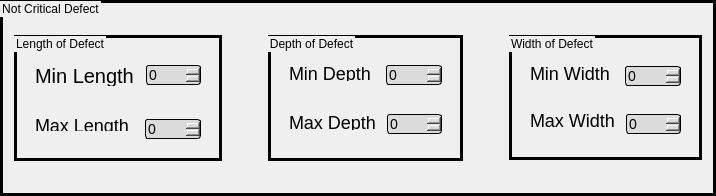
                                  <widget class="QGroupBox" name="groupBox_14">
                                   <property name="minimumSize">
                                    <size>
                                     <width>361</width>
                                     <height>196</height>
                                    </size>
                                   </property>
                                   <property name="maximumSize">
                                    <size>
                                     <width>1287</width>
                                     <height>590</height>
                                    </size>
                                   </property>
                                   <property name="styleSheet">
                                    <string notr="true">font: 16pt &quot;Mongolian Baiti&quot;;
border:3px solid back</string>
                                   </property>
                                   <property name="title">
                                    <string>Not Critical Defect</string>
                                   </property>
                                   <layout class="QHBoxLayout" name="horizontalLayout_37">
                                    <item>
                                     <widget class="QGroupBox" name="groupBox_16">
                                      <property name="maximumSize">
                                       <size>
                                        <width>16777215</width>
                                        <height>126</height>
                                       </size>
                                      </property>
                                      <property name="styleSheet">
                                       <string notr="true">font: 14pt &quot;Mongolian Baiti&quot;;
border: 3px solid back</string>
                                      </property>
                                      <property name="title">
                                       <string>Length of Defect</string>
                                      </property>
                                      <layout class="QVBoxLayout" name="verticalLayout_27">
                                       <item>
                                        <widget class="QFrame" name="frame_88">
                                         <property name="minimumSize">
                                          <size>
                                           <width>0</width>
                                           <height>0</height>
                                          </size>
                                         </property>
                                         <property name="maximumSize">
                                          <size>
                                           <width>16777215</width>
                                           <height>39</height>
                                          </size>
                                         </property>
                                         <property name="styleSheet">
                                          <string notr="true">border: no</string>
                                         </property>
                                         <property name="frameShape">
                                          <enum>QFrame::StyledPanel</enum>
                                         </property>
                                         <property name="frameShadow">
                                          <enum>QFrame::Raised</enum>
                                         </property>
                                         <layout class="QHBoxLayout" name="horizontalLayout_78">
                                          <item>
                                           <widget class="QLabel" name="label_55">
                                            <property name="styleSheet">
                                             <string notr="true">font-size:20px;
font: 13pt &quot;Mongolian Baiti&quot;;
border: no</string>
                                            </property>
                                            <property name="text">
                                             <string>Min Length </string>
                                            </property>
                                           </widget>
                                          </item>
                                          <item>
                                           <widget class="QSpinBox" name="lenght_not_critical">
                                            <property name="minimumSize">
                                             <size>
                                              <width>45</width>
                                              <height>20</height>
                                             </size>
                                            </property>
                                            <property name="maximumSize">
                                             <size>
                                              <width>56</width>
                                              <height>16777215</height>
                                             </size>
                                            </property>
                                            <property name="styleSheet">
                                             <string notr="true">background-color :rgb(219, 219, 219);
font-size:14px;
border-style: solid;
border-width: 1;
border-radius: 3;</string>
                                            </property>
                                            <property name="maximum">
                                             <number>1000</number>
                                            </property>
                                           </widget>
                                          </item>
                                         </layout>
                                        </widget>
                                       </item>
                                       <item>
                                        <widget class="QFrame" name="frame_18">
                                         <property name="maximumSize">
                                          <size>
                                           <width>16777215</width>
                                           <height>30</height>
                                          </size>
                                         </property>
                                         <property name="styleSheet">
                                          <string notr="true">border: no</string>
                                         </property>
                                         <property name="frameShape">
                                          <enum>QFrame::StyledPanel</enum>
                                         </property>
                                         <property name="frameShadow">
                                          <enum>QFrame::Raised</enum>
                                         </property>
                                         <layout class="QHBoxLayout" name="horizontalLayout_32">
                                          <item>
                                           <widget class="QLabel" name="label_19">
                                            <property name="styleSheet">
                                             <string notr="true">font-size:18px;
font: 13pt &quot;Mongolian Baiti&quot;;
border: no</string>
                                            </property>
                                            <property name="text">
                                             <string>Max Length</string>
                                            </property>
                                           </widget>
                                          </item>
                                          <item>
                                           <widget class="QSpinBox" name="lenght_not_critical_Max">
                                            <property name="minimumSize">
                                             <size>
                                              <width>0</width>
                                              <height>20</height>
                                             </size>
                                            </property>
                                            <property name="maximumSize">
                                             <size>
                                              <width>56</width>
                                              <height>16777215</height>
                                             </size>
                                            </property>
                                            <property name="styleSheet">
                                             <string notr="true">background-color :rgb(219, 219, 219);
font-size:14px;
border-style: solid;
border-width: 1;
border-radius: 3;</string>
                                            </property>
                                            <property name="maximum">
                                             <number>1000</number>
                                            </property>
                                           </widget>
                                          </item>
                                         </layout>
                                        </widget>
                                       </item>
                                      </layout>
                                     </widget>
                                    </item>
                                    <item>
                                     <spacer name="horizontalSpacer_17">
                                      <property name="orientation">
                                       <enum>Qt::Horizontal</enum>
                                      </property>
                                      <property name="sizeType">
                                       <enum>QSizePolicy::Fixed</enum>
                                      </property>
                                      <property name="sizeHint" stdset="0">
                                       <size>
                                        <width>40</width>
                                        <height>20</height>
                                       </size>
                                      </property>
                                     </spacer>
                                    </item>
                                    <item>
                                     <widget class="QGroupBox" name="groupBox_15">
                                      <property name="minimumSize">
                                       <size>
                                        <width>0</width>
                                        <height>81</height>
                                       </size>
                                      </property>
                                      <property name="maximumSize">
                                       <size>
                                        <width>16777215</width>
                                        <height>126</height>
                                       </size>
                                      </property>
                                      <property name="baseSize">
                                       <size>
                                        <width>1</width>
                                        <height>0</height>
                                       </size>
                                      </property>
                                      <property name="styleSheet">
                                       <string notr="true">font: 14pt &quot;Mongolian Baiti&quot;;
border: 3px solid back</string>
                                      </property>
                                      <property name="title">
                                       <string>Depth of Defect</string>
                                      </property>
                                      <layout class="QVBoxLayout" name="verticalLayout_6">
                                       <item>
                                        <widget class="QFrame" name="frame_87">
                                         <property name="maximumSize">
                                          <size>
                                           <width>16777215</width>
                                           <height>34</height>
                                          </size>
                                         </property>
                                         <property name="styleSheet">
                                          <string notr="true">font-size:18px;
font: 12pt &quot;Mongolian Baiti&quot;;
border: no
</string>
                                         </property>
                                         <property name="frameShape">
                                          <enum>QFrame::StyledPanel</enum>
                                         </property>
                                         <property name="frameShadow">
                                          <enum>QFrame::Raised</enum>
                                         </property>
                                         <layout class="QHBoxLayout" name="horizontalLayout_77">
                                          <item>
                                           <widget class="QLabel" name="label_54">
                                            <property name="styleSheet">
                                             <string notr="true">font-size:18px;
font: 13pt &quot;Mongolian Baiti&quot;;
border: no</string>
                                            </property>
                                            <property name="text">
                                             <string>Min Depth </string>
                                            </property>
                                           </widget>
                                          </item>
                                          <item>
                                           <widget class="QSpinBox" name="Depth_not_Critical">
                                            <property name="minimumSize">
                                             <size>
                                              <width>45</width>
                                              <height>20</height>
                                             </size>
                                            </property>
                                            <property name="maximumSize">
                                             <size>
                                              <width>56</width>
                                              <height>16777215</height>
                                             </size>
                                            </property>
                                            <property name="styleSheet">
                                             <string notr="true">background-color :rgb(219, 219, 219);
font-size:14px;
border-style: solid;
border-width: 1;
border-radius: 3;</string>
                                            </property>
                                            <property name="maximum">
                                             <number>1000</number>
                                            </property>
                                           </widget>
                                          </item>
                                         </layout>
                                        </widget>
                                       </item>
                                       <item>
                                        <widget class="QFrame" name="frame_17">
                                         <property name="maximumSize">
                                          <size>
                                           <width>16777215</width>
                                           <height>34</height>
                                          </size>
                                         </property>
                                         <property name="styleSheet">
                                          <string notr="true">font-size:18px;
font: 13pt &quot;Mongolian Baiti&quot;;
border: no</string>
                                         </property>
                                         <property name="frameShape">
                                          <enum>QFrame::StyledPanel</enum>
                                         </property>
                                         <property name="frameShadow">
                                          <enum>QFrame::Raised</enum>
                                         </property>
                                         <layout class="QHBoxLayout" name="horizontalLayout_34">
                                          <item>
                                           <widget class="QLabel" name="label_13">
                                            <property name="styleSheet">
                                             <string notr="true">font-size:18px;
font: 12pt &quot;Mongolian Baiti&quot;;
border: no</string>
                                            </property>
                                            <property name="text">
                                             <string>Max Depth </string>
                                            </property>
                                           </widget>
                                          </item>
                                          <item>
                                           <widget class="QSpinBox" name="Depth_not_Critical_Max">
                                            <property name="minimumSize">
                                             <size>
                                              <width>45</width>
                                              <height>20</height>
                                             </size>
                                            </property>
                                            <property name="maximumSize">
                                             <size>
                                              <width>55</width>
                                              <height>16777215</height>
                                             </size>
                                            </property>
                                            <property name="styleSheet">
                                             <string notr="true">background-color :rgb(219, 219, 219);
font-size:14px;
border-style: solid;
border-width: 1;
border-radius: 3;</string>
                                            </property>
                                            <property name="maximum">
                                             <number>1000</number>
                                            </property>
                                           </widget>
                                          </item>
                                         </layout>
                                        </widget>
                                       </item>
                                      </layout>
                                     </widget>
                                    </item>
                                    <item>
                                     <spacer name="horizontalSpacer_18">
                                      <property name="orientation">
                                       <enum>Qt::Horizontal</enum>
                                      </property>
                                      <property name="sizeType">
                                       <enum>QSizePolicy::Fixed</enum>
                                      </property>
                                      <property name="sizeHint" stdset="0">
                                       <size>
                                        <width>40</width>
                                        <height>20</height>
                                       </size>
                                      </property>
                                     </spacer>
                                    </item>
                                    <item>
                                     <widget class="QGroupBox" name="groupBox_6">
                                      <property name="minimumSize">
                                       <size>
                                        <width>0</width>
                                        <height>86</height>
                                       </size>
                                      </property>
                                      <property name="maximumSize">
                                       <size>
                                        <width>16777215</width>
                                        <height>125</height>
                                       </size>
                                      </property>
                                      <property name="styleSheet">
                                       <string notr="true">font: 14pt &quot;Mongolian Baiti&quot;;
border: 3px solid back</string>
                                      </property>
                                      <property name="title">
                                       <string>Width of Defect</string>
                                      </property>
                                      <layout class="QVBoxLayout" name="verticalLayout_2">
                                       <item>
                                        <widget class="QFrame" name="frame_86">
                                         <property name="minimumSize">
                                          <size>
                                           <width>0</width>
                                           <height>0</height>
                                          </size>
                                         </property>
                                         <property name="maximumSize">
                                          <size>
                                           <width>16777215</width>
                                           <height>32</height>
                                          </size>
                                         </property>
                                         <property name="baseSize">
                                          <size>
                                           <width>0</width>
                                           <height>0</height>
                                          </size>
                                         </property>
                                         <property name="styleSheet">
                                          <string notr="true">border: no</string>
                                         </property>
                                         <property name="frameShape">
                                          <enum>QFrame::StyledPanel</enum>
                                         </property>
                                         <property name="frameShadow">
                                          <enum>QFrame::Raised</enum>
                                         </property>
                                         <layout class="QHBoxLayout" name="horizontalLayout_76">
                                          <item>
                                           <widget class="QLabel" name="label_53">
                                            <property name="styleSheet">
                                             <string notr="true">font-size:18px;
font: 13pt &quot;Mongolian Baiti&quot;;
border: no</string>
                                            </property>
                                            <property name="text">
                                             <string>Min Width</string>
                                            </property>
                                           </widget>
                                          </item>
                                          <item>
                                           <widget class="QSpinBox" name="Width_not_critical">
                                            <property name="minimumSize">
                                             <size>
                                              <width>45</width>
                                              <height>20</height>
                                             </size>
                                            </property>
                                            <property name="maximumSize">
                                             <size>
                                              <width>56</width>
                                              <height>16777215</height>
                                             </size>
                                            </property>
                                            <property name="styleSheet">
                                             <string notr="true">background-color :rgb(219, 219, 219);
font-size:14px;
border-style: solid;
border-width: 1;
border-radius: 3;</string>
                                            </property>
                                            <property name="maximum">
                                             <number>1000</number>
                                            </property>
                                           </widget>
                                          </item>
                                         </layout>
                                        </widget>
                                       </item>
                                       <item>
                                        <widget class="QFrame" name="frame_15">
                                         <property name="maximumSize">
                                          <size>
                                           <width>16777215</width>
                                           <height>31</height>
                                          </size>
                                         </property>
                                         <property name="styleSheet">
                                          <string notr="true">border: no</string>
                                         </property>
                                         <property name="frameShape">
                                          <enum>QFrame::StyledPanel</enum>
                                         </property>
                                         <property name="frameShadow">
                                          <enum>QFrame::Raised</enum>
                                         </property>
                                         <layout class="QHBoxLayout" name="horizontalLayout_31">
                                          <item>
                                           <widget class="QLabel" name="label_9">
                                            <property name="styleSheet">
                                             <string notr="true">font-size:18px;
font: 13pt &quot;Mongolian Baiti&quot;;
</string>
                                            </property>
                                            <property name="text">
                                             <string>Max Width </string>
                                            </property>
                                           </widget>
                                          </item>
                                          <item>
                                           <widget class="QSpinBox" name="Width_not_critical_Max">
                                            <property name="minimumSize">
                                             <size>
                                              <width>45</width>
                                              <height>20</height>
                                             </size>
                                            </property>
                                            <property name="maximumSize">
                                             <size>
                                              <width>56</width>
                                              <height>16777215</height>
                                             </size>
                                            </property>
                                            <property name="styleSheet">
                                             <string notr="true">background-color :rgb(219, 219, 219);
font-size:14px;
border-style: solid;
border-width: 1;
border-radius: 3;</string>
                                            </property>
                                            <property name="maximum">
                                             <number>1000</number>
                                            </property>
                                           </widget>
                                          </item>
                                         </layout>
                                        </widget>
                                       </item>
                                      </layout>
                                     </widget>
                                    </item>
                                   </layout>
                                  </widget>
